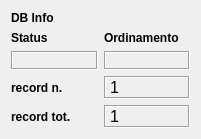
  <widget class="QWidget" name="layoutWidget">
   <property name="geometry">
    <rect>
     <x>370</x>
     <y>10</y>
     <width>201</width>
     <height>121</height>
    </rect>
   </property>
   <layout class="QGridLayout" name="gridLayout_5">
    <item row="2" column="0">
     <layout class="QGridLayout" name="gridLayout_3">
      <item row="1" column="1">
       <widget class="QLabel" name="label_rec_tot">
        <property name="font">
         <font>
          <family>Microsoft Sans Serif</family>
          <pointsize>12</pointsize>
         </font>
        </property>
        <property name="cursor">
         <cursorShape>ForbiddenCursor</cursorShape>
        </property>
        <property name="mouseTracking">
         <bool>false</bool>
        </property>
        <property name="contextMenuPolicy">
         <enum>Qt::DefaultContextMenu</enum>
        </property>
        <property name="frameShape">
         <enum>QFrame::Box</enum>
        </property>
        <property name="frameShadow">
         <enum>QFrame::Sunken</enum>
        </property>
        <property name="text">
         <string>1</string>
        </property>
       </widget>
      </item>
      <item row="0" column="0">
       <widget class="QLabel" name="label_27">
        <property name="font">
         <font>
          <pointsize>9</pointsize>
          <weight>75</weight>
          <bold>true</bold>
         </font>
        </property>
        <property name="text">
         <string>record n.</string>
        </property>
        <property name="margin">
         <number>0</number>
        </property>
       </widget>
      </item>
      <item row="0" column="1">
       <widget class="QLabel" name="label_rec_corrente">
        <property name="font">
         <font>
          <family>Microsoft Sans Serif</family>
          <pointsize>12</pointsize>
         </font>
        </property>
        <property name="cursor">
         <cursorShape>ForbiddenCursor</cursorShape>
        </property>
        <property name="mouseTracking">
         <bool>false</bool>
        </property>
        <property name="contextMenuPolicy">
         <enum>Qt::DefaultContextMenu</enum>
        </property>
        <property name="frameShape">
         <enum>QFrame::Box</enum>
        </property>
        <property name="frameShadow">
         <enum>QFrame::Sunken</enum>
        </property>
        <property name="text">
         <string>1</string>
        </property>
       </widget>
      </item>
      <item row="1" column="0">
       <widget class="QLabel" name="label_28">
        <property name="font">
         <font>
          <pointsize>9</pointsize>
          <weight>75</weight>
          <bold>true</bold>
         </font>
        </property>
        <property name="text">
         <string>record tot.</string>
        </property>
        <property name="margin">
         <number>0</number>
        </property>
       </widget>
      </item>
     </layout>
    </item>
    <item row="1" column="0">
     <layout class="QGridLayout" name="gridLayout_4">
      <item row="1" column="0">
       <widget class="QLabel" name="label_status">
        <property name="minimumSize">
         <size>
          <width>40</width>
          <height>0</height>
         </size>
        </property>
        <property name="font">
         <font>
          <pointsize>10</pointsize>
          <weight>75</weight>
          <bold>true</bold>
         </font>
        </property>
        <property name="cursor">
         <cursorShape>ForbiddenCursor</cursorShape>
        </property>
        <property name="mouseTracking">
         <bool>false</bool>
        </property>
        <property name="contextMenuPolicy">
         <enum>Qt::DefaultContextMenu</enum>
        </property>
        <property name="frameShape">
         <enum>QFrame::Box</enum>
        </property>
        <property name="frameShadow">
         <enum>QFrame::Sunken</enum>
        </property>
        <property name="text">
         <string/>
        </property>
        <property name="alignment">
         <set>Qt::AlignCenter</set>
        </property>
        <property name="margin">
         <number>0</number>
        </property>
       </widget>
      </item>
      <item row="0" column="0">
       <widget class="QLabel" name="label_34">
        <property name="font">
         <font>
          <pointsize>9</pointsize>
          <weight>75</weight>
          <bold>true</bold>
         </font>
        </property>
        <property name="text">
         <string>Status</string>
        </property>
        <property name="margin">
         <number>0</number>
        </property>
       </widget>
      </item>
      <item row="0" column="1">
       <widget class="QLabel" name="label_43">
        <property name="font">
         <font>
          <pointsize>9</pointsize>
          <weight>75</weight>
          <bold>true</bold>
         </font>
        </property>
        <property name="text">
         <string>Ordinamento</string>
        </property>
        <property name="margin">
         <number>0</number>
        </property>
       </widget>
      </item>
      <item row="1" column="1">
       <widget class="QLabel" name="label_sort">
        <property name="font">
         <font>
          <pointsize>10</pointsize>
          <weight>75</weight>
          <bold>true</bold>
         </font>
        </property>
        <property name="cursor">
         <cursorShape>ForbiddenCursor</cursorShape>
        </property>
        <property name="mouseTracking">
         <bool>false</bool>
        </property>
        <property name="contextMenuPolicy">
         <enum>Qt::DefaultContextMenu</enum>
        </property>
        <property name="frameShape">
         <enum>QFrame::Box</enum>
        </property>
        <property name="frameShadow">
         <enum>QFrame::Sunken</enum>
        </property>
        <property name="text">
         <string/>
        </property>
        <property name="alignment">
         <set>Qt::AlignCenter</set>
        </property>
        <property name="margin">
         <number>0</number>
        </property>
       </widget>
      </item>
     </layout>
    </item>
    <item row="0" column="0">
     <widget class="QLabel" name="label_42">
      <property name="font">
       <font>
        <weight>75</weight>
        <bold>true</bold>
       </font>
      </property>
      <property name="autoFillBackground">
       <bool>true</bool>
      </property>
      <property name="text">
       <string>DB Info</string>
      </property>
     </widget>
    </item>
   </layout>
  </widget>
